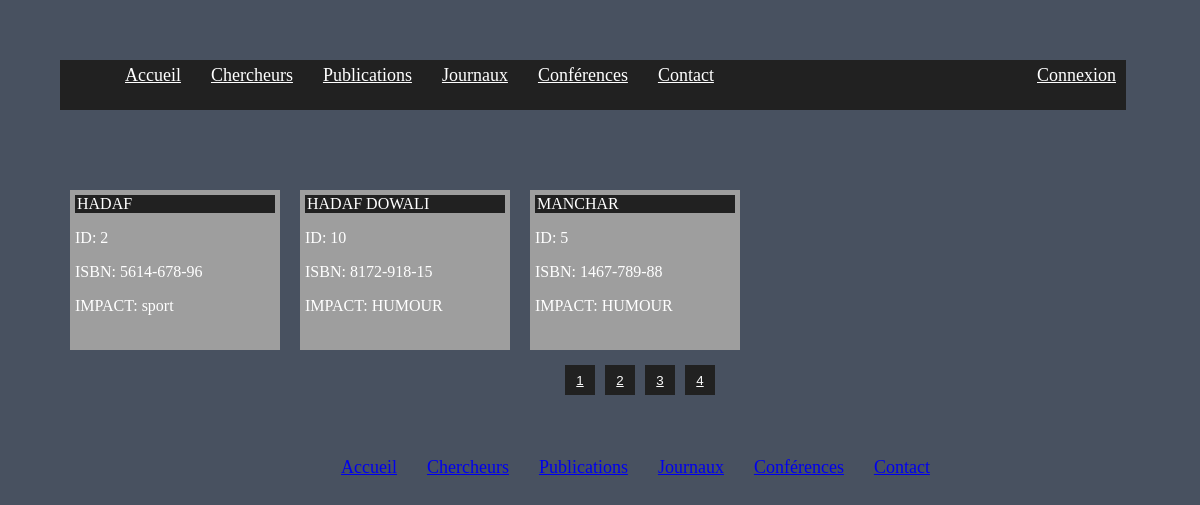
Page /index.php?menu=4&page=2 on the committed database.
### tables this page shows
CREATE TABLE `journal` (
  `id` int(11) NOT NULL,
  `titre` varchar(25) NOT NULL,
  `isbn` varchar(25) NOT NULL,
  `impact` varchar(50) NOT NULL,
  `idEditeur` int(11) NOT NULL
);

### controller/journauxController.php (called while the page is built)
<?php
$db = Registry::getInstance()->getDbConnection();
$journauxModel = new journauxModel($db);
if(isset($_GET['page']))
{
    $page = $_GET['page'];
    $journaux = $journauxModel->getJournaux(($page-1)*3);
}else
    $journaux = $journauxModel->getJournaux(1);
$nbrPages = $journauxModel->getNbrPages();
if($nbrPages % 3!=0) $nbrPages=$nbrPages/3 + 1;

### model/journauxModel.php (called while the page is built, shortened)
<?php
class journauxModel
{
    private $dbConnection;
    function __construct(PDO $dbConnection)
    {
        $this->dbConnection=$dbConnection;
    }
    public function getJournaux($offset)
    {
        $query = $this->dbConnection->prepare("select * from journal ORDER BY titre ASC LIMIT ?,3");
        $query->bindValue(1,$offset,PDO::PARAM_INT);
        $query->execute();
        $result=$query->fetchAll();
        return $result;
    }
    public function getNbrPages()
    {
        $query="select * from journal";
        $result = $this->dbConnection->query($query);
        return $result->rowCount();
    }
}

### model/journal.php (called while the page is built, shortened)
<?php
class journal
{
    private $id;
    private $titre;
    private $isbn;
    private $impact;
    private $site;
    function __construct($id,$titre,$isbn,$impact,$themes,$site)
    {
        $this->id=$id;
        $this->titre=$titre;
        $this->isbn=$isbn;
        $this->impact=$impact;
        $this->site=$site;
    }
    public function getId()
    {
        return $this->id;
    }
    public function getTitre()
    {
        return $this->titre;
    }
    public function getIsbn()
    {
        return $this->isbn;
    }
    public function getImpact()
    {
        return $this->impact;
    }
    public function getSite()
    {
        return $this->site;
    }
}

### view/journaux.php (the view)
<html>
<?php
require "controller/journauxController.php";
?>
<body>
<?php foreach ($journaux as $res) :
        $journal=new journal($res['id'],$res['titre'],$res['isbn'],$res['impact'],null,null);
?>
    <?php echo "<a href='".$journal->getSite()."' target='_blank'>"; ?>
        <div id="journal">
            <legend><?= $journal->getTitre(); ?></legend>
            <p>ID: <?= $journal->getId(); ?></p>
            <p>ISBN: <?= $journal->getIsbn(); ?></p>
            <p>IMPACT: <?= $journal->getImpact();?></p>
        </div>
    <?php echo "</a>"; ?>
<?php endforeach;?>
<div id="list">
    <?php
    for ($i=1;$i<=$nbrPages;$i++)
        echo "<button><a href='index.php?menu=4&page=".$i."'>".$i."</a></button>";
    ?>
</div>
</body>
</html>

### assets/css/style.css (style rules this page uses)
body { margin: 5% 5% 5% 5%; background-color:#fafafa; }
legend { background-color: #fafafa; }
div#list { clear: left; color: #fafafa; margin-left: 500px; }
div#list button { background-color: #212121; color: #fafafa; width: 30px; height: 30px; border: 0px; margin: 5px 5px 5px 5px; }
div#list a { color: #fafafa; width: 30px; height: 30px; }
div#journal { display: inline-block; float: left; width: 200px; height: 150px; background-color: #9e9e9e; margin: 10px 10px 10px 10px; padding: 5px 5px 5px 5px; color: white; }
div#journal legend { background-color: #212121; }

### rows in the picture
journal: titre "HADAF", id "2", isbn "5614-678-96", impact "sport"
journal: titre "HADAF DOWALI", id "10", isbn "8172-918-15", impact "HUMOUR"
journal: titre "MANCHAR", id "5", isbn "1467-789-88", impact "HUMOUR"
